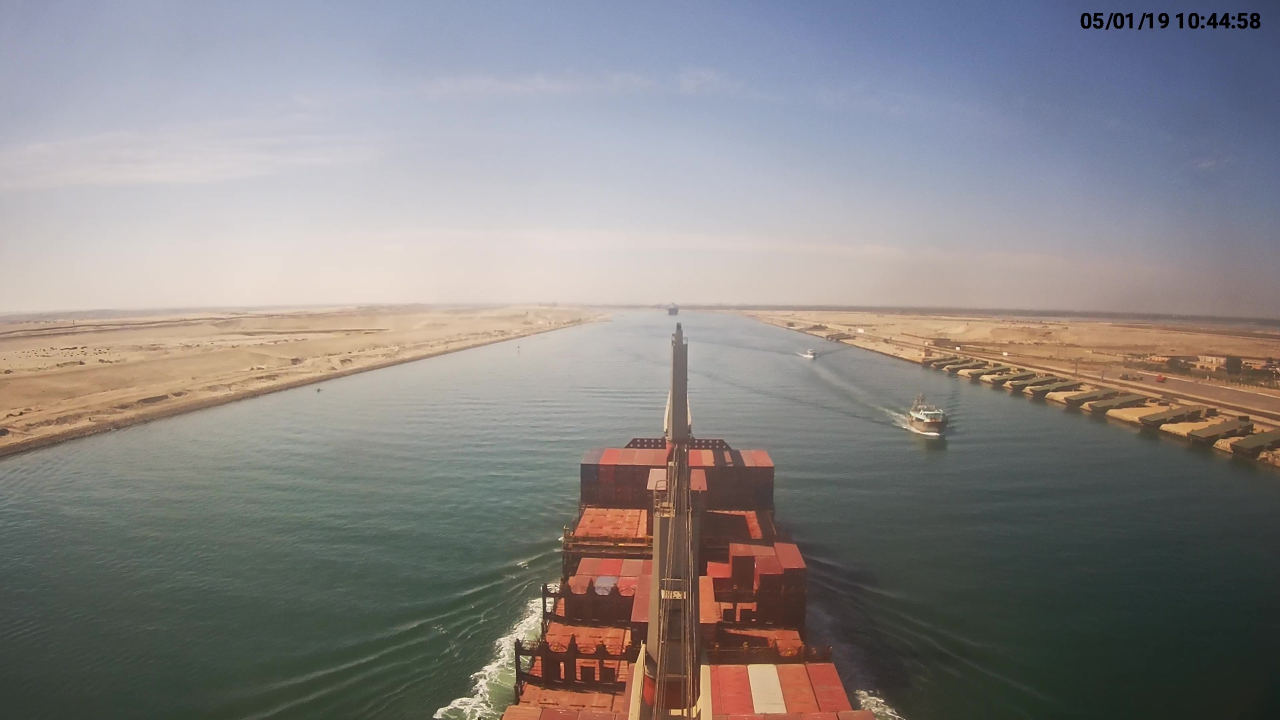
#> input picture data/txt/vlcsnap-2025-08-20-11h56m59s064.jpg, 3840 x 2160 px (shown at 1/3 size)
$ python -i simple_detector.py   (imports and definitions only)
#> lines starting #> are read from the running program, lines starting #| are printed output that depends on the picture; after the words box and inside, x2 and y2 are one past the last pixel; in counts of white or black regions, pixels touching at a corner belong together
#> further down, picture is the input picture: shape (2160, 3840, 3); mean B, G, R 132.2, 132.9, 136.8
### ais_matcher.py
import numpy as np
import cv2
import json
import math
from scipy.optimize import linear_sum_assignment
from pathlib import Path
from typing import List, Tuple, Optional

class AISTarget:
    """AIS hedef bilgileri"""
    # [6 lines left out: function __init__, not called in this run]

class DetectedShip:
    """Tespit edilen gemi bilgileri"""
    # [6 lines left out: function __init__, not called in this run]

class AISMatcher:
    """Basit AIS-Kamera eşleştirici"""

    def __init__(self, camera_params: dict = None):
        # Basit kamera parametreleri
        if camera_params is None:
            camera_params = {'fx': 1600, 'fy': 1600, 'cx': 960, 'cy': 540}

        self.fx = camera_params['fx']
        self.fy = camera_params['fy']
        self.cx = camera_params['cx']
        self.cy = camera_params['cy']

        self.max_distance = 2000  # Maksimum eşleştirme mesafesi (piksel) - artırıldı

    # [294 lines left out: functions project_ais_to_pixel, calculate_match_score, match_targets, load_yolo_annotations, load_labelme_annotations, create_sample_ais_data and 2 more, not called in this run]

# [6 lines that do not run on import are left out]

### simple_detector.py
import cv2
import numpy as np
from pathlib import Path
from ais_matcher import AISMatcher, AISTarget, DetectedShip, create_sample_ais_data

class SimpleDetector:
    """Basit gemi tespit sistemi"""

    def __init__(self):
        self.matcher = AISMatcher()
        self.own_position = (40.0, 32.0)

    def detect_ships_manual(self, image):
        """Manuel tespit (YOLO yerine basit yöntem)"""
        # Bu kısımda normalde YOLO çalışacak
        # Şimdilik manuel bounding box döndürelim
        detections = []

        # Örnek tespit (gerçekte YOLO'dan gelecek)
        height, width = image.shape[:2]
#> height = 2160; width = 3840

        # Basit edge detection ile gemi tespit etmeye çalışalım
        gray = cv2.cvtColor(image, cv2.COLOR_BGR2GRAY)
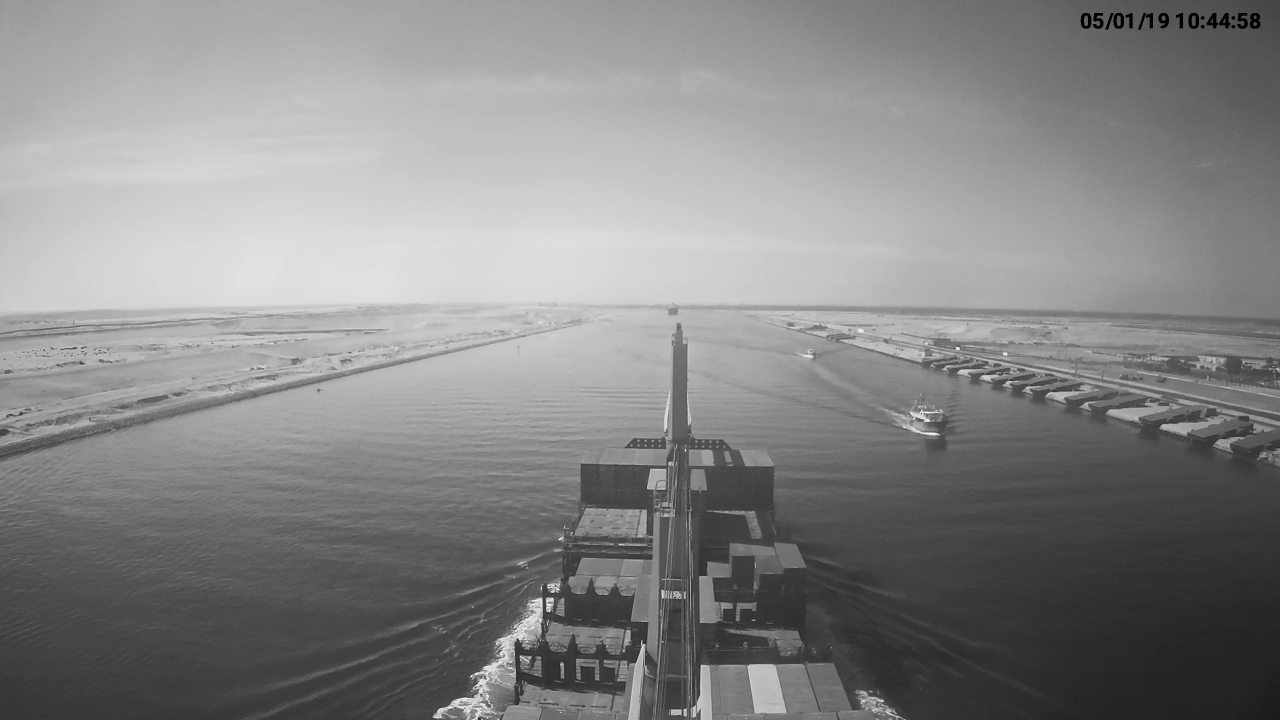
#> gray: shape (2160, 3840) (shown at 1/3 size); min 0, max 254, mean 134
        edges = cv2.Canny(gray, 50, 150)
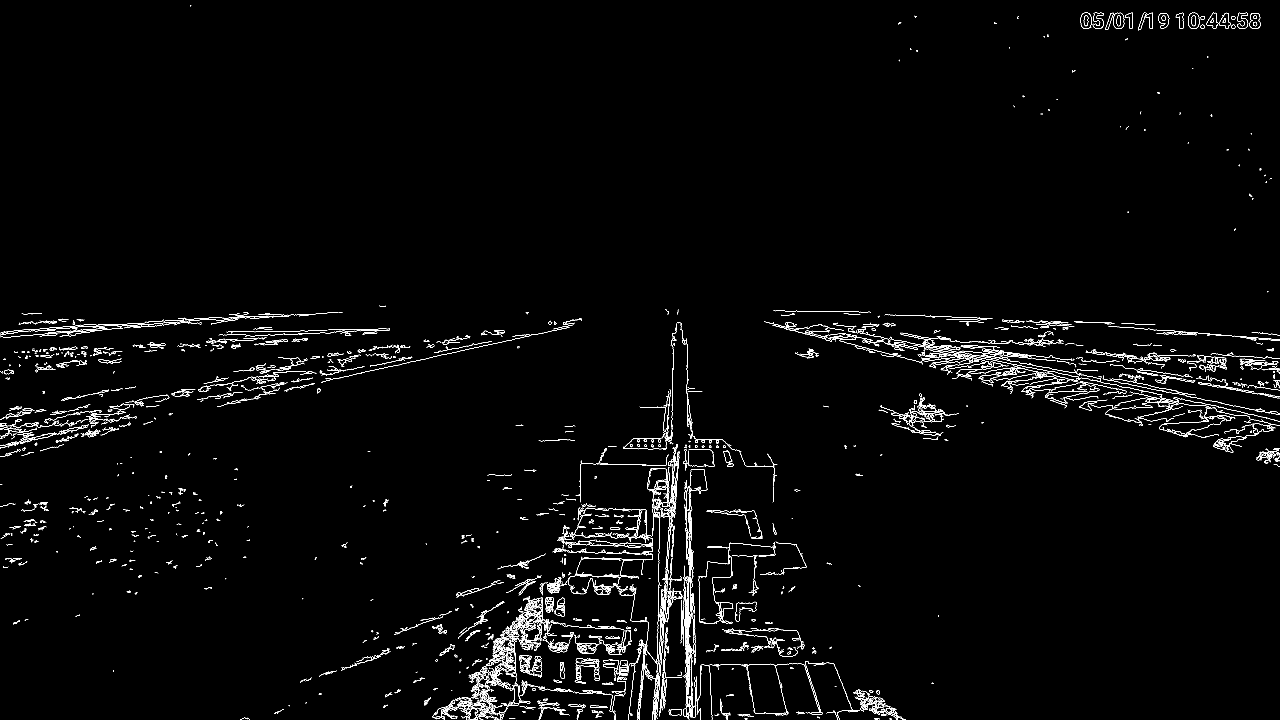
#> edges: shape (2160, 3840) (shown at 1/3 size); 1.4% white in thin lines or dots
        contours, _ = cv2.findContours(edges, cv2.RETR_EXTERNAL, cv2.CHAIN_APPROX_SIMPLE)
#> contours = 2430 contours, 2115 with area under 20; largest, box (x1, y1, x2, y2) and area: (3565, 38, 3598, 87) 1324, (3241, 38, 3275, 87) 1320, (3339, 38, 3375, 87) 1299, (3749, 39, 3782, 86) 1258, (3711, 38, 3745, 87) 928

        for contour in contours:
            area = cv2.contourArea(contour)
            if area > 1000:  # Minimum alan
                x, y, w, h = cv2.boundingRect(contour)
                if w > 50 and h > 20:  # Minimum boyut
                    detection = DetectedShip((x, y, w, h), confidence=0.8)
                    detections.append(detection)
#> this loop made 2430 passes
#> (area, x, y, w, h) on passes 2417, 2421, 2424, 2427: (1257.5, 3749, 39, 33, 47), (1324.5, 3565, 38, 33, 49), (1299, 3339, 38, 36, 49), (1320.5, 3241, 38, 34, 49)
#> area on passes 12, 31, 33, 51, 59: 23.5, 108.5, 71.5, 71, 32.5
#> after the loop, detections = []

        return detections[:5]  # En fazla 5 tespit

    # [58 lines left out: functions process_image, run_video, not called in this run]

# [13 lines not run here, left out]

>>> import cv2
>>> picture = cv2.imread('data/txt/vlcsnap-2025-08-20-11h56m59s064.jpg')
>>> result = SimpleDetector().detect_ships_manual(picture)
#> result = []
